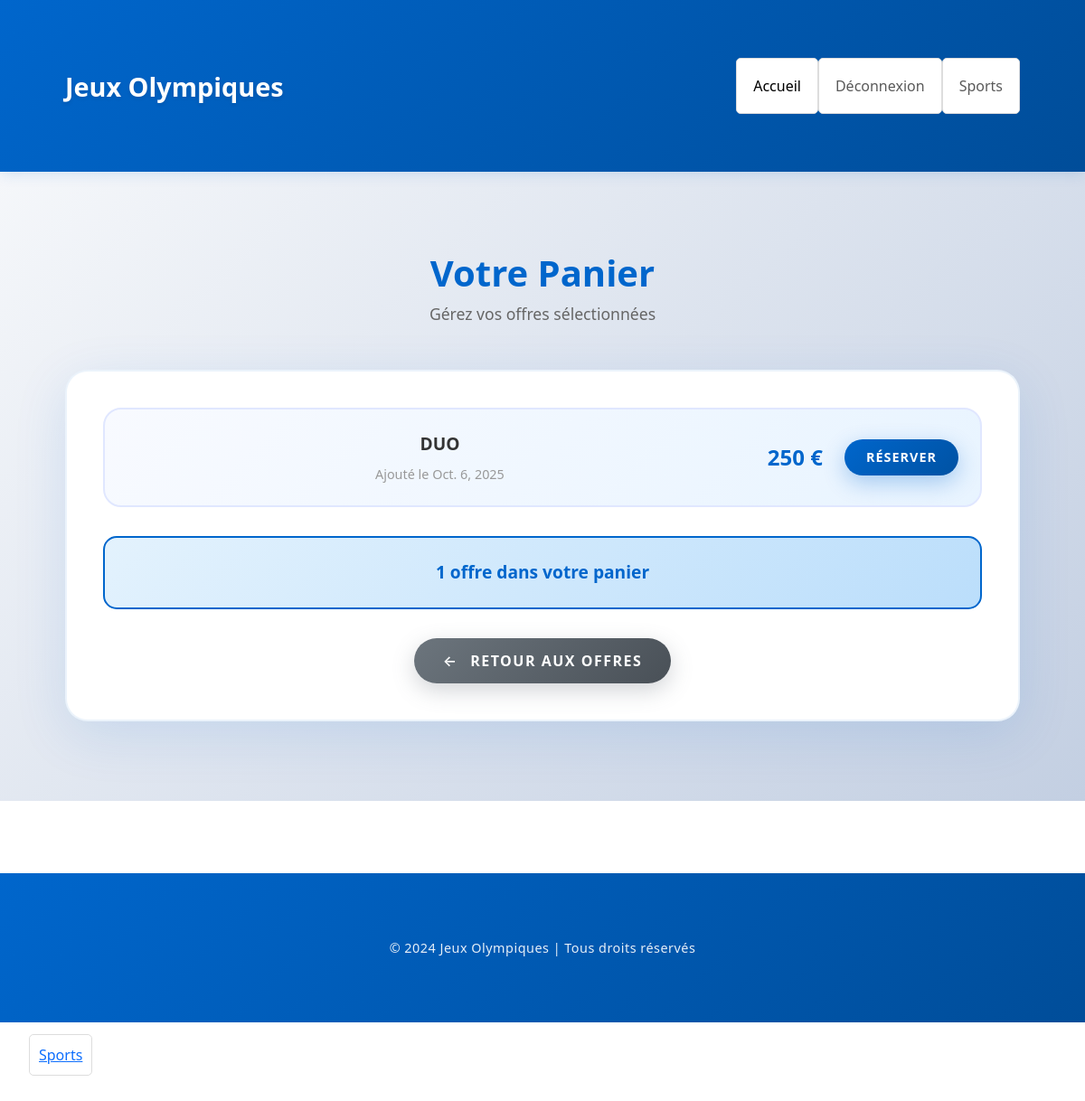
The app's page /panier/ (signed in) with its own data.
### tickets_bah/models.py (models this page shows, shortened)
class Panier(models.Model):
    utilisateur = models.ForeignKey(Utilisateur, on_delete=models.CASCADE, related_name='paniers')
    offre = models.ForeignKey(Offre, on_delete=models.CASCADE,)
    date_ajout = models.DateField(auto_now_add=True)
    createdAt = models.DateTimeField(auto_now_add=True, null=True)
    updatedAt = models.DateTimeField(auto_now=True, null=True)

class Offre(models.Model):
    nom = models.CharField(max_length=100)
    description = models.TextField()
    prix = models.IntegerField()
    nombre_de_places = models.CharField(max_length=100)
    createdAt = models.DateTimeField(auto_now_add=True, null=True)
    updatedAt = models.DateTimeField(auto_now=True, null=True)

### tickets_bah/views.py (the view)
# urls.py: path('panier/', views.panier, name = 'panier'),
@user_passes_test(user_is_authenticate, login_url="/login")
def panier(request):
    if request.user.is_authenticated:
        user = request.user
        utilisateur = get_object_or_404(Utilisateur, id=user.id)
        panier_items = Panier.objects.filter(utilisateur=utilisateur)
        context = {
            "panier_items": panier_items
        }
        return render(request, 'tickets_bah/panier.html', context)

### tickets_bah/core/permissions.py (called while the page is built)
def user_is_authenticate(user: Utilisateur):
    roles = [
        user_role.super_admin,
        user_role.user,
    ]
    if not user.is_authenticated or user.is_anonymous:
        return False
    print(f"User {user} - default_role: {user.default_role}")  # Debug
    if user.default_role in roles:
        return True
    return False

### tickets_bah/models.py (called while the page is built)
    def __str__(self):
        return self.email

### tickets_bah/templates/tickets_bah/panier.html
{% extends 'appFront/layout.html' %} {% load static %} {% block content %}
<div class="cart-container">
    <div class="container">
        <div class="cart-header">
            <h1 class="cart-title">Votre Panier</h1>
            <p class="cart-subtitle">Gérez vos offres sélectionnées</p>
        </div>
        <div class="cart-content">
            {% if panier_items %}
                <div class="cart-items-list">
                    {% for item in panier_items %}
                        <div class="cart-item">
                            <div class="cart-item-info">
                                <div class="cart-item-name">{{ item.offre.nom }}</div>
                                <span class="cart-item-date"> Ajouté le {{ item.date_ajout }}</span>
                            </div>
                            <div class="cart-item-actions">
                                <span class="cart-item-price">{{ item.offre.prix }} €</span>
                                <a href="{% url 'reservation_create' %}?offre_id={{ item.offre.id }}" class="btn btn-reserve">Réserver</a>
                            </div>
                        </div>
                    {% endfor %}
                </div>
                <div class="cart-summary">
                    <p class="cart-summary-text">
                        {{ panier_items|length }} offre{{ panier_items|length|pluralize }} dans votre panier
                    </p>
                </div>
            {% else %}
                <div class="empty-cart">
                    <div class="empty-cart-icon">🛒</div>
                    <p class="empty-cart-text">Votre panier est vide.</p>
                    <p style="color: #999;">Découvrez nos offres et ajoutez-les à votre panier !</p>
                </div>
            {% endif %}
            <div class="text-center">
                <a href="{% url 'offres_list' %}" class="btn btn-back">Retour aux offres</a>
            </div>
        </div>
    </div>
</div>
{% endblock %} {% block customScript %} {% endblock %}

### static/tickets/style.css (style rules this page uses)
* { margin: 0; padding: 0; box-sizing: border-box; }
body { font-family: Arial, sans-serif; background-color: #f8f9fa; background: #ffffff; min-height: 100vh; }
a { text-decoration: none; color: #007bff; }

### static/tickets/home_style.css (style rules this page uses)
.cart-container { min-height: 80vh; padding: 3rem 0; background: linear-gradient(135deg, #f5f7fa 0%, #c3cfe2 100%); }
.cart-header { text-align: center; margin-bottom: 3rem; }
.cart-title { font-size: 2.5rem; font-weight: 700; color: #0066cc; margin-bottom: 0.5rem; position: relative; display: inline-block; }
.cart-title::before { margin-right: 1rem; font-size: 2.5rem; }
.cart-subtitle { color: #666; font-size: 1.1rem; }
.cart-content { background: #ffffff; border-radius: 25px; padding: 2.5rem; box-shadow: 0 15px 60px rgba(0, 102, 204, 0.12); border: 2px solid rgba(0, 102, 204, 0.08); animation: fadeInUp 0.8s ease; }
.cart-item { background: linear-gradient(135deg, #f8faff 0%, #e8f4ff 100%); border: 2px solid #e0e7ff; border-radius: 20px; padding: 1.5rem; margin-bottom: 1rem; transition: all 0.3s ease; display: flex; justify-content: space-between; align-items: center; flex-wrap: wrap; gap: 1rem; }
.cart-item-info { flex: 1; min-width: 200px; }
.cart-item-name { font-size: 1.2rem; font-weight: 700; color: #333; margin-bottom: 0.5rem; }
.cart-item-price { font-size: 1.5rem; font-weight: 700; color: #0066cc; margin-right: 1rem; }
.cart-item-date { color: #999; font-size: 0.9rem; display: block; margin-top: 0.3rem; }
.cart-item-actions { display: flex; gap: 0.5rem; align-items: center; }
.btn-reserve { background: linear-gradient(135deg, #0066cc 0%, #0052a3 100%); border: none; padding: 0.6rem 1.5rem; font-size: 0.9rem; font-weight: 600; border-radius: 50px; color: white; text-transform: uppercase; letter-spacing: 1px; box-shadow: 0 8px 25px rgba(0, 102, 204, 0.3); transition: all 0.3s ease; white-space: nowrap; }
.btn-back { background: linear-gradient(135deg, #6c757d 0%, #495057 100%); border: none; padding: 0.8rem 2rem; font-size: 1rem; font-weight: 600; border-radius: 50px; color: white; text-transform: uppercase; letter-spacing: 1.5px; box-shadow: 0 8px 25px rgba(108, 117, 125, 0.3); transition: all 0.3s ease; display: inline-block; margin-top: 2rem; }
.btn-back::before { content: '← '; margin-right: 0.5rem; }
.cart-summary { background: linear-gradient(135deg, #e3f2fd 0%, #bbdefb 100%); border-radius: 15px; padding: 1.5rem; margin-top: 2rem; border: 2px solid #0066cc; }
.cart-summary-text { font-size: 1.2rem; font-weight: 600; color: #0066cc; text-align: center; margin: 0; }

### static/tickets/sport.css (style rules this page uses)
.container { width: 90%; margin: 40px auto; text-align: center; }

### records on screen
Panier: offre.nom "DUO", date_ajout "Oct. 6, 2025", offre.prix "250"

### other values on screen
{{ panier_items|length }} "1"
